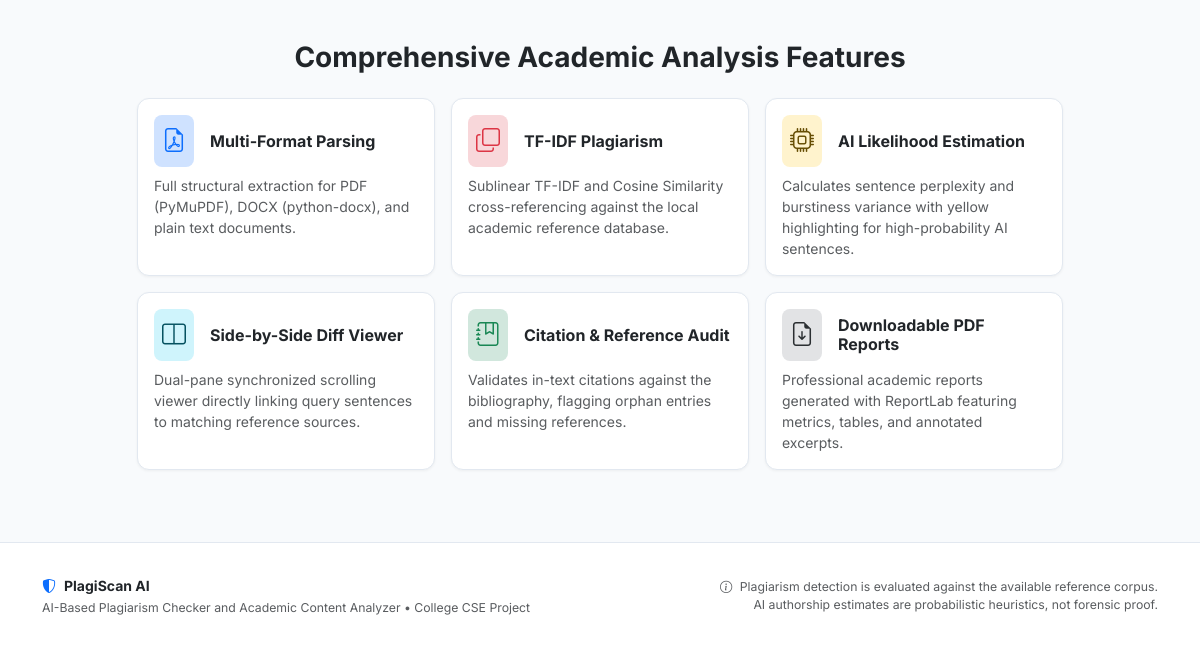
Before: / (lower part) with the older database file.
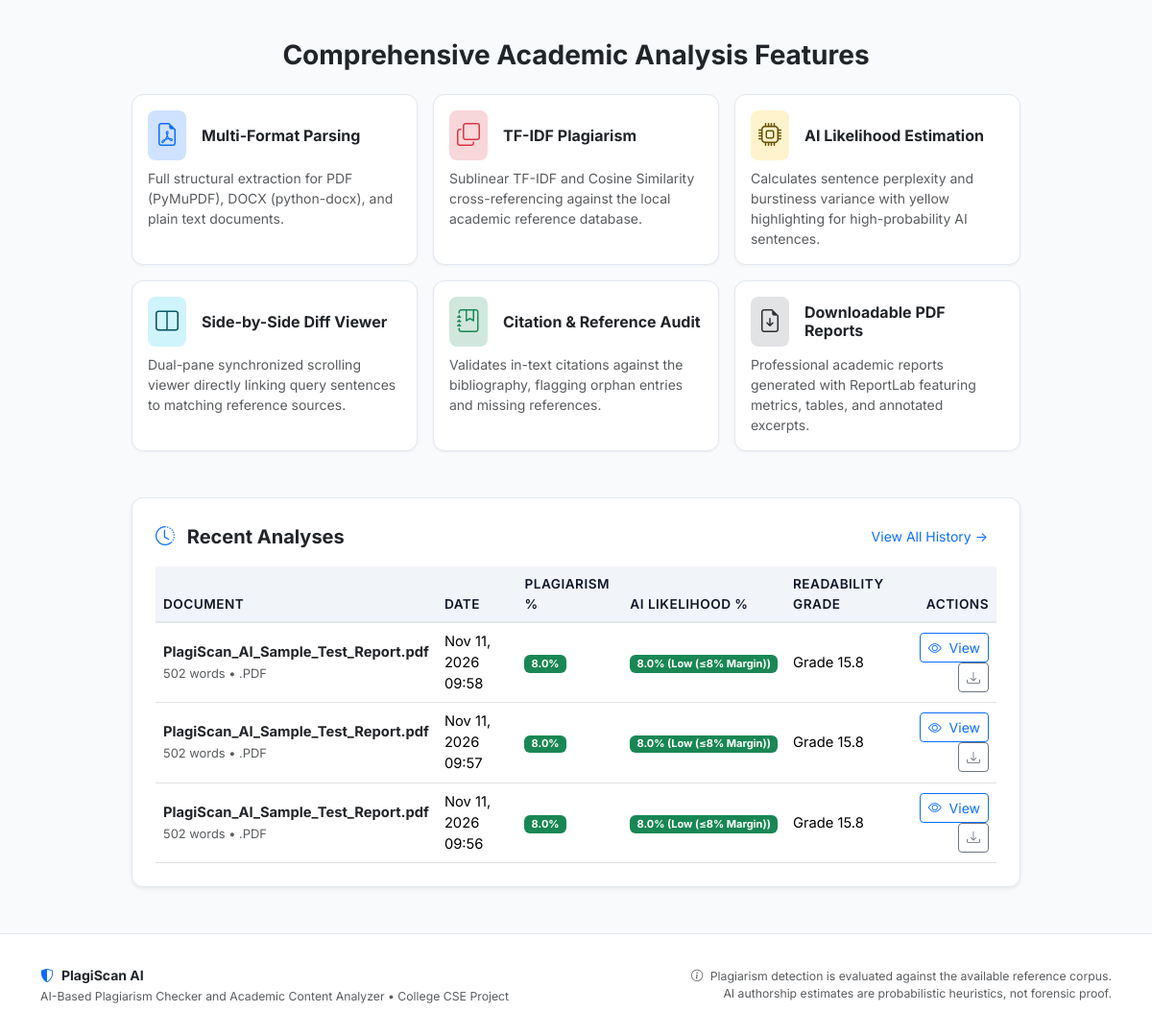
After: the same page with the newer database file.
### app/models/analysis.py (models this page shows, shortened)
class AnalysisResult(db.Model):
    __tablename__ = 'analysis_results'
    id = db.Column(db.Integer, primary_key=True)
    document_id = db.Column(db.Integer, db.ForeignKey('documents.id', ondelete='CASCADE'), nullable=False)
    plagiarism_score = db.Column(db.Float, default=0.0)      # 0 to 100%
    ai_likelihood_score = db.Column(db.Float, default=0.0)   # 0 to 100%
    ai_risk_level = db.Column(db.String(20), default='Low')  # Low, Moderate, High
    flesch_reading_ease = db.Column(db.Float, default=0.0)
    flesch_kincaid_grade = db.Column(db.Float, default=0.0)
    reading_time_minutes = db.Column(db.Float, default=0.0)
    lexical_diversity = db.Column(db.Float, default=0.0)     # Type-Token Ratio
    sentence_count = db.Column(db.Integer, default=0)
    citation_count = db.Column(db.Integer, default=0)
    uncited_sources_count = db.Column(db.Integer, default=0)
    status = db.Column(db.String(20), default='completed')   # processing, completed, failed
    created_at = db.Column(db.DateTime, default=get_utc_now)
    document = db.relationship('Document', back_populates='analyses')
    plagiarism_matches = db.relationship('PlagiarismMatch', back_populates='analysis', cascade='all, delete-orphan')
    ai_sentences = db.relationship('AISentenceScore', back_populates='analysis', cascade='all, delete-orphan')
    sections = db.relationship('SectionMetric', back_populates='analysis', cascade='all, delete-orphan')
    citations = db.relationship('CitationItem', back_populates='analysis', cascade='all, delete-orphan')
    suggestions = db.relationship('SmartSuggestion', back_populates='analysis', cascade='all, delete-orphan')

### app/models/document.py (models this page shows, shortened)
class Document(db.Model):
    __tablename__ = 'documents'
    id = db.Column(db.Integer, primary_key=True)
    filename = db.Column(db.String(255), nullable=False)
    file_type = db.Column(db.String(10), nullable=False)  # pdf, docx, txt
    file_path = db.Column(db.String(500), nullable=False)
    file_hash = db.Column(db.String(64), nullable=True)   # SHA-256
    raw_text = db.Column(db.Text, nullable=False)
    word_count = db.Column(db.Integer, default=0)
    character_count = db.Column(db.Integer, default=0)
    is_reference = db.Column(db.Boolean, default=False)   # True if belongs to reference corpus
    created_at = db.Column(db.DateTime, default=get_utc_now)
    analyses = db.relationship('AnalysisResult', back_populates='document', cascade='all, delete-orphan')

### app/routes/web.py (the view)
@web_bp.route('/')
def index():
    recent_analyses = AnalysisResult.query.order_by(AnalysisResult.created_at.desc()).limit(5).all()
    total_analyzed = AnalysisResult.query.count()
    reference_count = Document.query.filter_by(is_reference=True).count()
    return render_template(
        'index.html',
        recent_analyses=recent_analyses,
        total_analyzed=total_analyzed,
        reference_count=reference_count
    )

### app/templates/index.html (shortened to what this page needs)
{% extends 'base.html' %}
{% block content %}
<div class="row justify-content-center">
  <div class="col-lg-10">
    <div class="mb-5">
      <h3 class="fw-bold text-dark text-center mb-4">Comprehensive Academic Analysis Features</h3>
      <div class="row g-3">
        <div class="col-md-4">
          <div class="card card-modern h-100 p-3">
            <div class="d-flex align-items-center gap-3 mb-2">
              <div class="bg-primary-subtle text-primary rounded-3 p-2">
                <i class="bi bi-file-earmark-pdf fs-4"></i>
              </div>
              <h6 class="fw-bold mb-0">Multi-Format Parsing</h6>
            </div>
            <p class="text-muted small mb-0">Full structural extraction for PDF (PyMuPDF), DOCX (python-docx), and plain text documents.</p>
          </div>
        </div>
        <div class="col-md-4">
          <div class="card card-modern h-100 p-3">
            <div class="d-flex align-items-center gap-3 mb-2">
              <div class="bg-danger-subtle text-danger rounded-3 p-2">
                <i class="bi bi-copy fs-4"></i>
              </div>
              <h6 class="fw-bold mb-0">TF-IDF Plagiarism</h6>
            </div>
            <p class="text-muted small mb-0">Sublinear TF-IDF and Cosine Similarity cross-referencing against the local academic reference database.</p>
          </div>
        </div>
        <div class="col-md-4">
          <div class="card card-modern h-100 p-3">
            <div class="d-flex align-items-center gap-3 mb-2">
              <div class="bg-warning-subtle text-warning-emphasis rounded-3 p-2">
                <i class="bi bi-cpu fs-4"></i>
              </div>
              <h6 class="fw-bold mb-0">AI Likelihood Estimation</h6>
            </div>
            <p class="text-muted small mb-0">Calculates sentence perplexity and burstiness variance with yellow highlighting for high-probability AI sentences.</p>
          </div>
        </div>
        <div class="col-md-4">
          <div class="card card-modern h-100 p-3">
            <div class="d-flex align-items-center gap-3 mb-2">
              <div class="bg-info-subtle text-info-emphasis rounded-3 p-2">
                <i class="bi bi-layout-split fs-4"></i>
              </div>
              <h6 class="fw-bold mb-0">Side-by-Side Diff Viewer</h6>
            </div>
            <p class="text-muted small mb-0">Dual-pane synchronized scrolling viewer directly linking query sentences to matching reference sources.</p>
          </div>
        </div>
        <div class="col-md-4">
          <div class="card card-modern h-100 p-3">
            <div class="d-flex align-items-center gap-3 mb-2">
              <div class="bg-success-subtle text-success rounded-3 p-2">
                <i class="bi bi-journal-bookmark fs-4"></i>
              </div>
              <h6 class="fw-bold mb-0">Citation & Reference Audit</h6>
            </div>
            <p class="text-muted small mb-0">Validates in-text citations against the bibliography, flagging orphan entries and missing references.</p>
          </div>
        </div>
        <div class="col-md-4">
          <div class="card card-modern h-100 p-3">
            <div class="d-flex align-items-center gap-3 mb-2">
              <div class="bg-secondary-subtle text-secondary-emphasis rounded-3 p-2">
                <i class="bi bi-file-earmark-arrow-down fs-4"></i>
              </div>
              <h6 class="fw-bold mb-0">Downloadable PDF Reports</h6>
            </div>
            <p class="text-muted small mb-0">Professional academic reports generated with ReportLab featuring metrics, tables, and annotated excerpts.</p>
          </div>
        </div>
      </div>
    </div>
    {% if recent_analyses %}
    <div class="card card-modern shadow-sm p-4 mb-4">
      <div class="d-flex justify-content-between align-items-center mb-3">
        <h5 class="fw-bold mb-0"><i class="bi bi-clock-history me-2 text-primary"></i> Recent Analyses</h5>
        <a href="{{ url_for('web.history_view') }}" class="btn btn-sm btn-link text-decoration-none">View All History &rarr;</a>
      </div>
      <div class="table-responsive">
        <table class="table table-hover table-modern align-middle mb-0">
          <thead>
            <tr>
              <th>Document</th>
              <th>Date</th>
              <th>Plagiarism %</th>
              <th>AI Likelihood %</th>
              <th>Readability Grade</th>
              <th class="text-end">Actions</th>
            </tr>
          </thead>
          <tbody>
            {% for a in recent_analyses %}
            <tr>
              <td>
                <div class="fw-bold text-dark">{{ a.document.filename }}</div>
                <small class="text-muted">{{ a.document.word_count }} words • .{{ a.document.file_type.upper() }}</small>
              </td>
              <td>{{ a.created_at.strftime('%b %d, %Y %H:%M') }}</td>
              <td>
                <span class="badge {% if a.plagiarism_score > 25 %}bg-danger{% elif a.plagiarism_score > 10 %}bg-warning text-dark{% else %}bg-success{% endif %}">
                  {{ a.plagiarism_score }}%
                </span>
              </td>
              <td>
                <span class="badge {% if a.ai_likelihood_score > 50 %}bg-warning text-dark{% elif a.ai_likelihood_score > 25 %}bg-info text-dark{% else %}bg-success{% endif %}">
                  {{ a.ai_likelihood_score }}% ({{ a.ai_risk_level }})
                </span>
              </td>
              <td>Grade {{ a.flesch_kincaid_grade }}</td>
              <td class="text-end">
                <a href="{{ url_for('web.analyze_view', analysis_id=a.id) }}" class="btn btn-sm btn-outline-primary">
                  <i class="bi bi-eye me-1"></i> View
                </a>
                <a href="{{ url_for('reports.download_pdf_report', analysis_id=a.id) }}" class="btn btn-sm btn-outline-secondary">
                  <i class="bi bi-download"></i>
                </a>
              </td>
            </tr>
            {% endfor %}
          </tbody>
        </table>
      </div>
    </div>
    {% endif %}
  </div>
</div>
{% endblock %}

### app/templates/base.html (shortened to what this page needs)
<!DOCTYPE html>
<html lang="en">
<head>
  <link href="https://cdn.jsdelivr.net/npm/bootstrap@5.3.2/dist/css/bootstrap.min.css" rel="stylesheet">
  <link rel="stylesheet" href="https://cdn.jsdelivr.net/npm/bootstrap-icons@1.11.3/font/bootstrap-icons.min.css">
  <link rel="stylesheet" href="{{ url_for('static', filename='css/main.css') }}">
  <link rel="stylesheet" href="{{ url_for('static', filename='css/highlights.css') }}">
</head>
<body>
  <main class="py-4">
    <div class="container">
      {% block content %}{% endblock %}
    </div>
  </main>
  <footer>
    <div class="container">
      <div class="row align-items-center gy-3">
        <div class="col-md-6 text-center text-md-start">
          <div class="fw-bold text-dark d-flex align-items-center justify-content-center justify-content-md-start gap-2">
            <i class="bi bi-shield-shaded text-primary"></i> PlagiScan AI
          </div>
          <small class="text-muted">AI-Based Plagiarism Checker and Academic Content Analyzer • College CSE Project</small>
        </div>
        <div class="col-md-6 text-center text-md-end">
          <small class="text-muted d-block">
            <i class="bi bi-info-circle me-1"></i> Plagiarism detection is evaluated against the available reference corpus.
          </small>
          <small class="text-muted d-block">
            AI authorship estimates are probabilistic heuristics, not forensic proof.
          </small>
        </div>
      </div>
    </div>
  </footer>
  <div class="toast-container position-fixed bottom-0 end-0 p-3" style="z-index: 1080;">
  </div>
</body>
</html>

### app/static/css/main.css (style rules this page uses)
:root { --ps-primary: #2563eb; --ps-primary-hover: #1d4ed8; --ps-dark: #0f172a; --ps-surface: #ffffff; --ps-background: #f8fafc; --ps-border: #e2e8f0; --ps-text: #334155; --ps-text-muted: #64748b; --ps-ai-yellow: #fef08a; --ps-ai-border: #eab308; --ps-plag-red: #fecaca; --ps-plag-border: #ef4444; }
body { font-family: 'Inter', -apple-system, BlinkMacSystemFont, 'Segoe UI', Roboto, Helvetica, Arial, sans-serif; background-color: var(--ps-background); color: var(--ps-text); min-height: 100vh; display: flex; flex-direction: column; }
main { flex: 1; }
.card-modern { background: var(--ps-surface); border: 1px solid var(--ps-border); border-radius: 12px; box-shadow: 0 1px 3px 0 rgb(0 0 0 / 0.05); transition: box-shadow 0.2s ease, transform 0.2s ease; }
.table-modern thead th { background-color: #f1f5f9; color: var(--ps-dark); font-weight: 600; font-size: 0.85rem; text-transform: uppercase; letter-spacing: 0.5px; border-bottom: 2px solid var(--ps-border); }
.table-modern td { vertical-align: middle; font-size: 0.92rem; }
footer { background: #ffffff; border-top: 1px solid var(--ps-border); padding: 2rem 0; font-size: 0.875rem; color: var(--ps-text-muted); }

Changed rows visible on the page:
added AnalysisResult: document.filename "PlagiScan_AI_Sample_Test_Report.pdf", document.word_count "502", document.file_type "PDF", created_at "Nov 11, 2026 09:58", plagiarism_score "8.0", ai_likelihood_score "8.0", ai_risk_level "Low (≤8% Margin)", flesch_kincaid_grade "15.8"
added AnalysisResult: document.filename "PlagiScan_AI_Sample_Test_Report.pdf", document.word_count "502", document.file_type "PDF", created_at "Nov 11, 2026 09:57", plagiarism_score "8.0", ai_likelihood_score "8.0", ai_risk_level "Low (≤8% Margin)", flesch_kincaid_grade "15.8"
added AnalysisResult: document.filename "PlagiScan_AI_Sample_Test_Report.pdf", document.word_count "502", document.file_type "PDF", created_at "Nov 11, 2026 09:56", plagiarism_score "8.0", ai_likelihood_score "8.0", ai_risk_level "Low (≤8% Margin)", flesch_kincaid_grade "15.8"
Other visible differences:
text now shown: "Recent Analyses View All History → DOCUMENT DATE PLAGIARISM % AI LIKELIHOOD % READABILITY GRADE ACTIONS"
